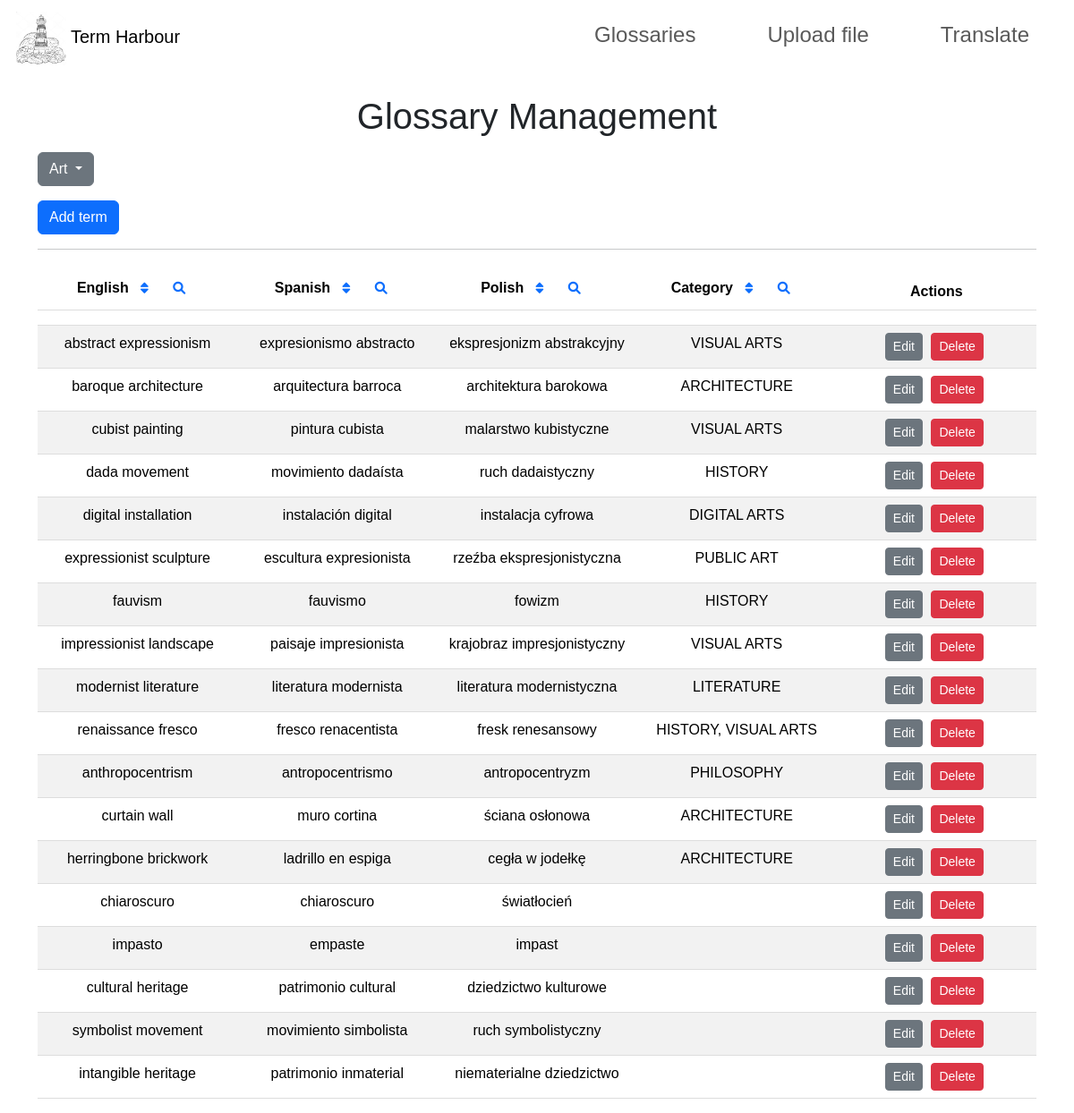
The app's page /glossary?table=art with its own data.
### tables this page shows
CREATE TABLE "art" (
	"english"	TEXT,
	"spanish"	TEXT,
	"polish"	TEXT,
	"categories"	TEXT,
	PRIMARY KEY("english")
);

### app.py (the view)
@app.route('/glossary')
def glossary():
    table_name = request.args.get('table', 'medicine')
    records = db.session.execute(text(f'SELECT * FROM {table_name}')).fetchall()
    return render_template('glossary.html', records=records, table=table_name)

### templates/glossary.html (shortened to what this page needs)
<!DOCTYPE html>
<html lang="en">
<head>
    <link rel="stylesheet" href="https://cdn.jsdelivr.net/npm/bootstrap@5.3.3/dist/css/bootstrap.min.css">
    <link rel="stylesheet" href="https://cdnjs.cloudflare.com/ajax/libs/font-awesome/6.0.0-beta3/css/all.min.css">
    <link rel="stylesheet" href="../static/glossary/glossary.css">
</head>
<body>
    {% include 'navbar.html' %}
    <div class="container">
        <h1 class="text-center">Glossary Management</h1>
        <div class="dropdown my-3">
            <button class="btn btn-secondary dropdown-toggle" type="button" id="dropdownMenuButton" data-bs-toggle="dropdown" aria-expanded="false">
                {{ table.capitalize() }}
            </button>
        </div>
        <button class="btn btn-primary" id="addRecordButton">Add term</button>
        <hr>
        <table class="table table-striped text-center">
            <thead>
                <tr>
                    <th style="width: 20%;">English
                        <button class="btn btn-sm btn-link sort-btn" data-column="english" data-order="asc">
                            <i class="fas fa-sort"></i>
                        </button>
                        <button class="btn btn-sm btn-link search-btn" data-column="english">
                            <i class="fas fa-search"></i>
                        </button>
                    </th>
                    <th style="width: 20%;">Spanish
                        <button class="btn btn-sm btn-link sort-btn" data-column="spanish" data-order="asc">
                            <i class="fas fa-sort"></i>
                        </button>
                        <button class="btn btn-sm btn-link search-btn" data-column="spanish">
                            <i class="fas fa-search"></i>
                        </button>
                    </th>
                    <th style="width: 20%;">Polish
                        <button class="btn btn-sm btn-link sort-btn" data-column="polish" data-order="asc">
                            <i class="fas fa-sort"></i>
                        </button>
                        <button class="btn btn-sm btn-link search-btn" data-column="polish">
                            <i class="fas fa-search"></i>
                        </button>
                    </th>
                    <th style="width: 20%;">Category
                        <button class="btn btn-sm btn-link sort-btn" data-column="categories" data-order="asc">
                            <i class="fas fa-sort"></i>
                        </button>
                        <button class="btn btn-sm btn-link search-btn" data-column="categories">
                            <i class="fas fa-search"></i>
                        </button>
                    </th>
                    <th style="width: 20%;">Actions</th>
                </tr>
                <tr>
                    <th><input type="text" class="form-control search-input" data-column="english" placeholder="Search English" style="display: none;"></th>
                    <th><input type="text" class="form-control search-input" data-column="spanish" placeholder="Search Spanish" style="display: none;"></th>
                    <th><input type="text" class="form-control search-input" data-column="polish" placeholder="Search Polish" style="display: none;"></th>
                    <th><input type="text" class="form-control search-input" data-column="categories" placeholder="Search Category" style="display: none;"></th>
                    <th></th>
                </tr>
            </thead>
            <tbody id="glossaryTableBody">
                {% for record in records %}
                <tr>
                    <td>{{ record.english }}</td>
                    <td>{{ record.spanish }}</td>
                    <td>{{ record.polish }}</td>
                    <td>{{ record.categories }}</td>
                    <td>
                        <button class="btn btn-secondary btn-sm edit-btn" data-english="{{ record.english }}">Edit</button>
                        <button class="btn btn-danger btn-sm delete-btn" data-english="{{ record.english }}">Delete</button>
                    </td>
                </tr>
                {% endfor %}
            </tbody>
        </table>
    </div>
</body>
</html>

### static/glossary/glossary.css (style rules this page uses)
body { font-family: Arial, sans-serif; }
h1 { text-align: center; margin-top: 20px; }
table { width: 100%; margin: 20px auto; border-collapse: collapse; }
th, td { padding: 12px; text-align: center; border-bottom: 1px solid #ddd; }
th { background-color: #f2f2f2; position: relative; }
.btn { margin-right: 5px; }

### records on screen
art: english "abstract expressionism", spanish "expresionismo abstracto", polish "ekspresjonizm abstrakcyjny", categories "VISUAL ARTS"
art: english "baroque architecture", spanish "arquitectura barroca", polish "architektura barokowa", categories "ARCHITECTURE"
art: english "cubist painting", spanish "pintura cubista", polish "malarstwo kubistyczne", categories "VISUAL ARTS"
art: english "dada movement", spanish "movimiento dadaísta", polish "ruch dadaistyczny", categories "HISTORY"
art: english "digital installation", spanish "instalación digital", polish "instalacja cyfrowa", categories "DIGITAL ARTS"
art: english "expressionist sculpture", spanish "escultura expresionista", polish "rzeźba ekspresjonistyczna", categories "PUBLIC ART"
art: english "fauvism", spanish "fauvismo", polish "fowizm", categories "HISTORY"
art: english "impressionist landscape", spanish "paisaje impresionista", polish "krajobraz impresjonistyczny", categories "VISUAL ARTS"
art: english "modernist literature", spanish "literatura modernista", polish "literatura modernistyczna", categories "LITERATURE"
art: english "renaissance fresco", spanish "fresco renacentista", polish "fresk renesansowy", categories "HISTORY, VISUAL ARTS"
art: english "anthropocentrism", spanish "antropocentrismo", polish "antropocentryzm", categories "PHILOSOPHY"
art: english "curtain wall", spanish "muro cortina", polish "ściana osłonowa", categories "ARCHITECTURE"
art: english "herringbone brickwork", spanish "ladrillo en espiga", polish "cegła w jodełkę", categories "ARCHITECTURE"
art: english "chiaroscuro", spanish "chiaroscuro", polish "światłocień"
art: english "impasto", spanish "empaste", polish "impast"
art: english "cultural heritage", spanish "patrimonio cultural", polish "dziedzictwo kulturowe"
art: english "symbolist movement", spanish "movimiento simbolista", polish "ruch symbolistyczny"
art: english "intangible heritage", spanish "patrimonio inmaterial", polish "niematerialne dziedzictwo"

### other values on screen
{{ table.capitalize() }} "Art"
